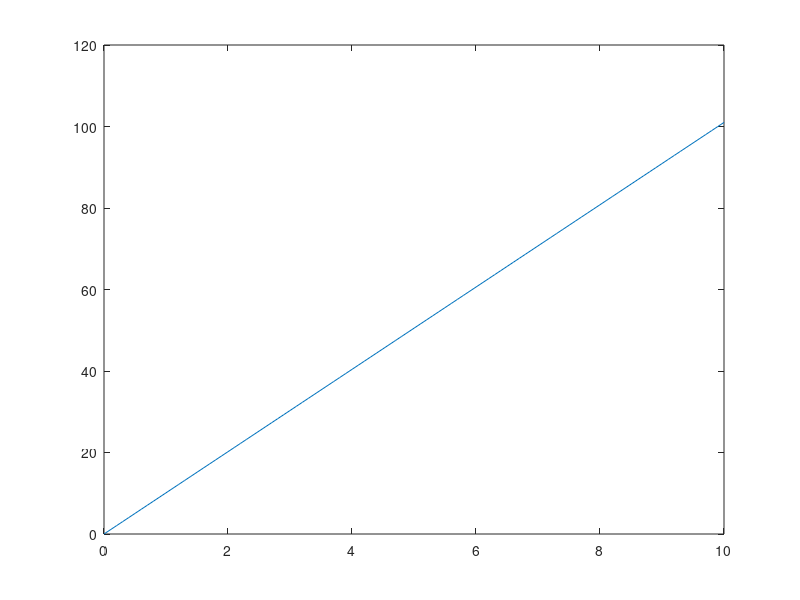

This chart was generated by the following MATLAB code:
%% Simulation of MR
clear ALL; clc; close all;
%x+=x+x'dt
%% Simulation Paraments
dt=0.1; ts=10; 
tsArray=0:dt:ts;
%disp(tsArray);
%% Initial Conditions
x0=0; y0=0; psi0=0; psi=0;
u=10.1; v=0; r=0;
eta0=[x0, y0, psi0];
eta(:,1)=eta0;
zeta=[u; v; r];
%disp(eta);
for i=1:length(tsArray)
    Jacobian=[cos(psi), -sin(psi), 0;
            sin(psi), cos(psi), 0;
            0, 0, psi];
    etaDot(:,i)=Jacobian*zeta;
    eta(:,i+1)=eta(:,i)+dt*etaDot(:,i);
    psi=eta(3,i+1);
    disp(eta);
end
%%Plot
plot(tsArray, eta(1,1:i));